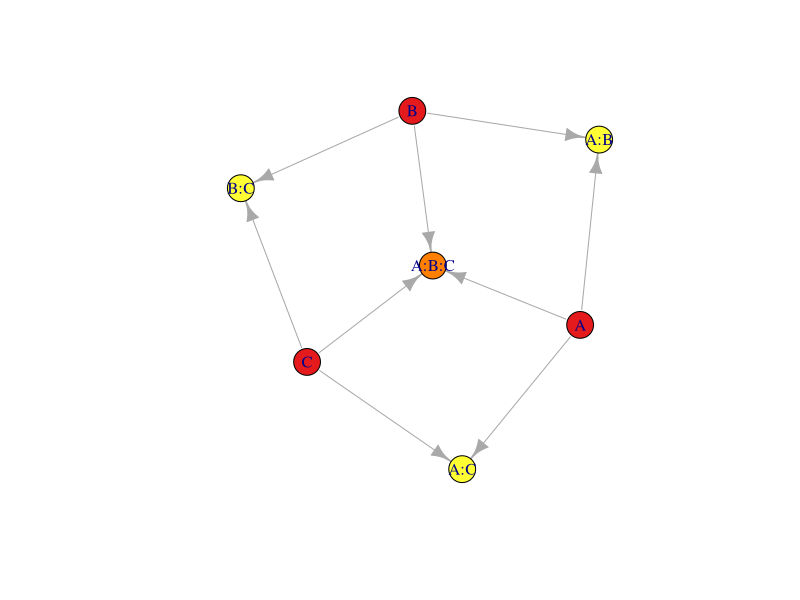
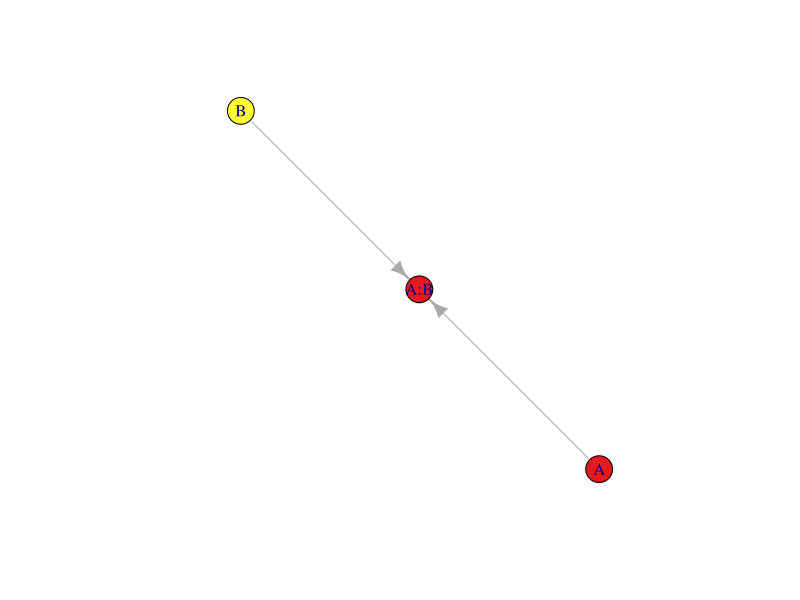

The R source for these figures, in order:

# library
library(igraph)

### Mayo

links <- data.frame(
  source=c('A','A','A','B','B','B','C','C','C'),
  target=c('A:B','A:C','A:B:C','A:B','B:C','A:B:C','A:C','B:C','A:B:C'),
  importance=(c(1,1,2,1,1,2,1,1,2))
)


network <- graph_from_data_frame(d=links, directed=T) 

coul  <-c('#E41A1C','#E41A1C','#E41A1C','#FFFF33','#FFFF33','#FF7F00',
          '#FFFF33','#FFFF33','#FFFF33')

plot(network, vertex.color=coul,layout=layout.fruchterman.reingold)

### MSBB
links_MSBB <- data.frame(
  source = c('A','B'),
  target = c('A:B','A:B')
)

network_MSBB <- graph_from_data_frame(d=links_MSBB,directed = T)

coul_MSBB <- c('#E41A1C','#FFFF33')

plot(network_MSBB, vertex.color=coul_MSBB,layout=layout.fruchterman.reingold)
